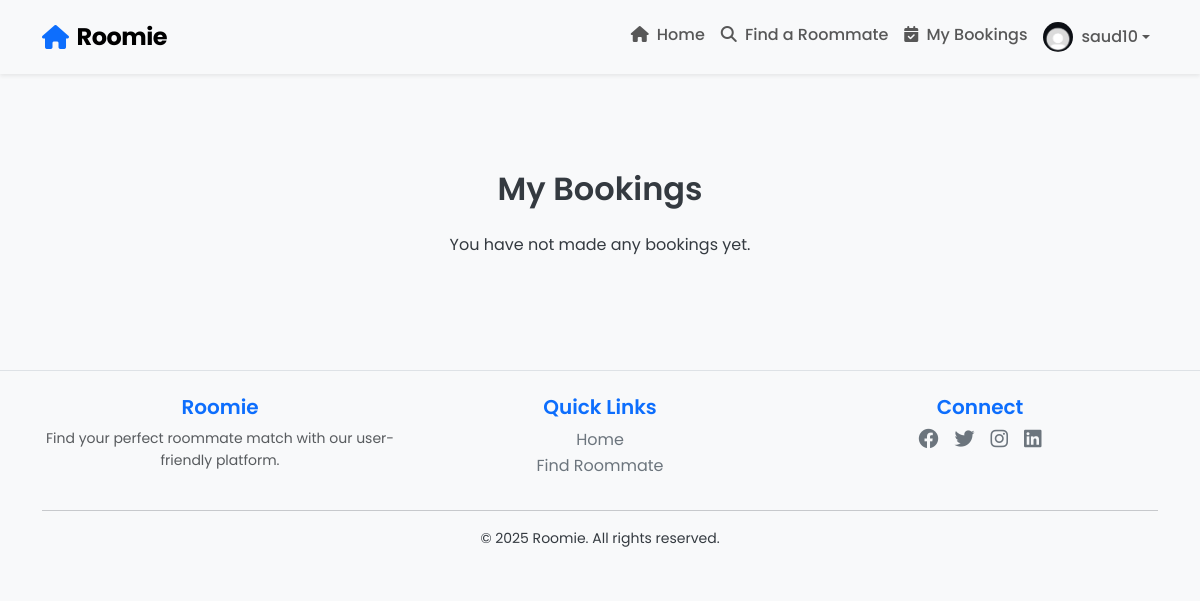
/my-bookings/ (signed in), run on an earlier commit of the app's database.
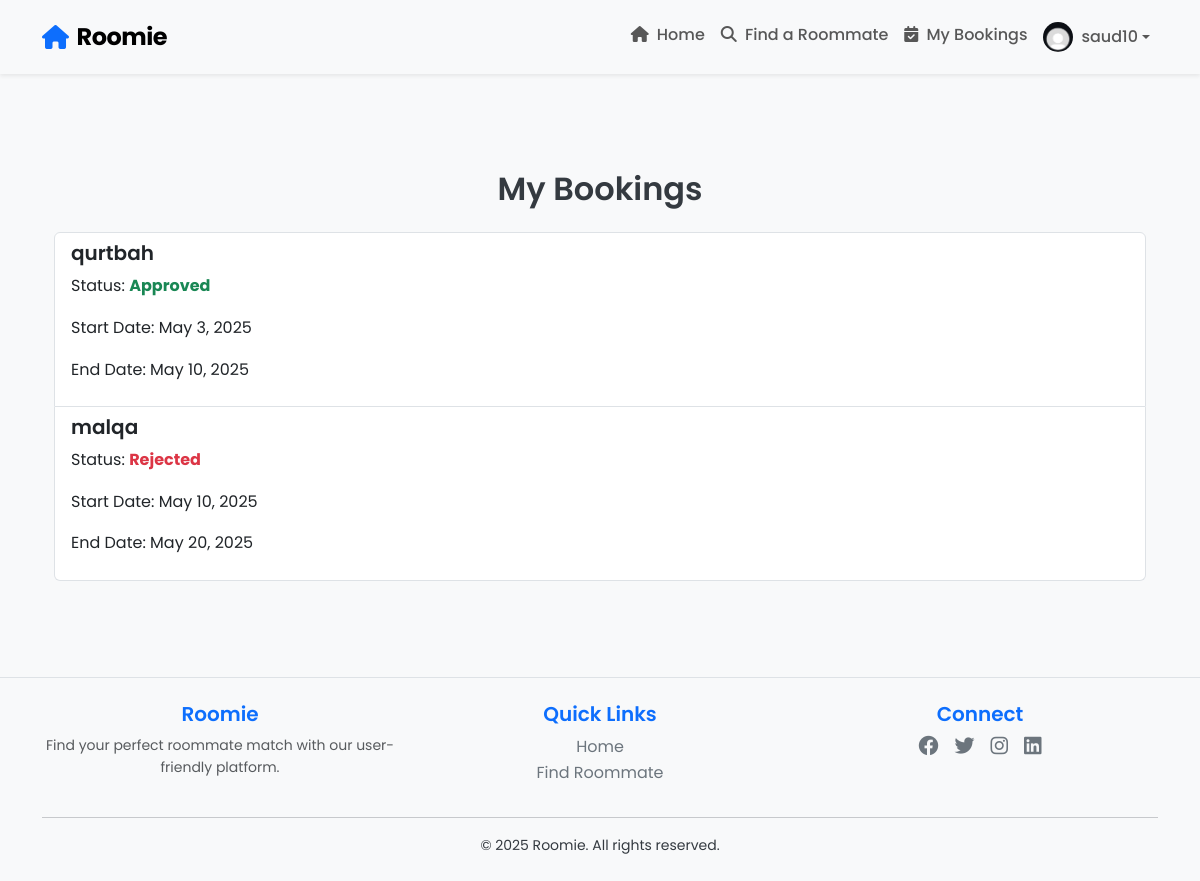
And on a later commit of the database.
### core/models.py (models this page shows, shortened)
class RoomBooking(models.Model):
    room = models.ForeignKey(Room, on_delete=models.CASCADE, related_name='bookings')
    seeker = models.ForeignKey(User, on_delete=models.CASCADE, related_name='bookings')
    start_date = models.DateField()
    end_date = models.DateField()
    status = models.CharField(max_length=20, choices=[
        ('pending', 'Pending'),
        ('approved', 'Approved'),
        ('rejected', 'Rejected'),
        ('cancelled', 'Cancelled'),
    ], default='pending')
    timestamp = models.DateTimeField(auto_now_add=True)
    notification_sent = models.BooleanField(default=False)  # Track if the seeker has been notified

class Room(models.Model):
    room_id = models.AutoField(primary_key=True)  # Custom primary key
    provider = models.ForeignKey(User, on_delete=models.CASCADE, related_name='rooms')
    title = models.CharField(max_length=200)
    description = models.TextField()
    location = models.CharField(max_length=255)
    rent = models.DecimalField(max_digits=8, decimal_places=2)
    room_type = models.CharField(max_length=20, choices=[
        ('private', 'Private Room'),
        ('shared', 'Shared Room'),
        ('studio', 'Studio'),
        ('apartment', 'Apartment'),
    ])
    bedrooms = models.PositiveIntegerField(default=1)  # Number of bedrooms
    is_available = models.BooleanField(default=True)
    image = models.ImageField(
        upload_to='images/',
        blank=True,
        null=True,
        default='/media/images/default_room.jpg'  # Set default room image
        )
    created_at = models.DateTimeField(auto_now_add=True)

### roomie/views.py (the view)
# urls.py: path('my-bookings/', views.my_bookings, name='my_bookings'),
@login_required
def my_bookings(request):
    if request.user.account_type != 'seeker':
        return redirect('home')
    bookings = RoomBooking.objects.filter(seeker=request.user).select_related('room')
    return render(request, 'my_bookings.html', {'bookings': bookings})

### roomie/templates/my_bookings.html (shortened to what this page needs)
{% extends 'base.html' %}
{% block content %}
<div class="container mt-5">
    <h2 class="text-center">My Bookings</h2>
    <div class="list-group mt-4">
        {% for booking in bookings %}
        <div class="list-group-item">
            <h5>{{ booking.room.title }}</h5>
            <p>Status:
                <strong class="{% if booking.status == 'approved' %}text-success{% elif booking.status == 'rejected' %}text-danger{% else %}text-warning{% endif %}">
                    {{ booking.status|capfirst }}
                </strong>
            </p>
            <p>Start Date: {{ booking.start_date }}</p>
            <p>End Date: {{ booking.end_date }}</p>
        </div>
        {% empty %}
        <p class="text-center">You have not made any bookings yet.</p>
        {% endfor %}
    </div>
</div>
{% endblock %}

What changed in the data, as far as the page shows it:
added RoomBooking: room "qurtbah", status "Approved", start_date "May 3, 2025", end_date "May 10, 2025"
added RoomBooking: room "malqa", status "Rejected", start_date "May 10, 2025", end_date "May 20, 2025"
Also different on the page:
text no longer shown: "You have not made any bookings yet."
